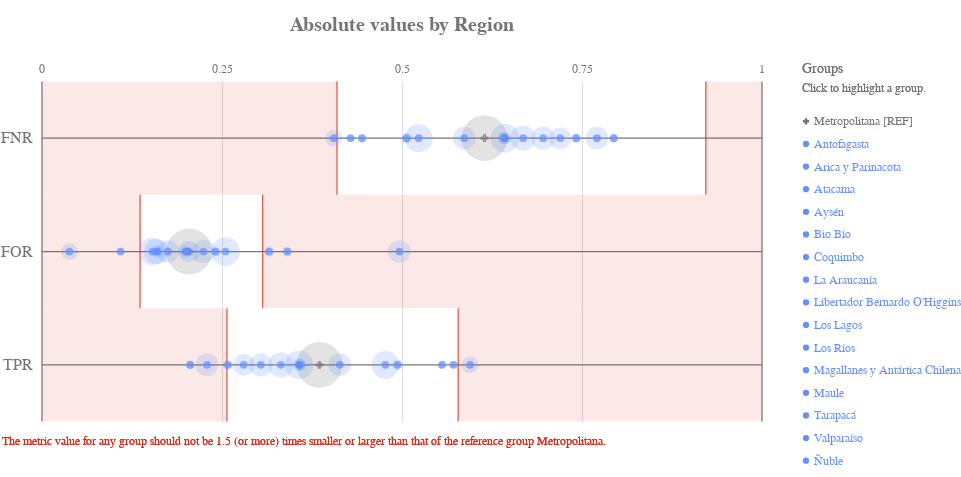

Write notebook code for a chart like this one.
### Code cell
ap.absolute(grupo_definido, metrics, 'Region', fairness_threshold = disparity_tolerance)

### Figure 1 — Vega-Lite specification as saved in the notebook (floating-point values rounded to 4 significant figures)
{"config": {"view": {"continuousWidth": 400, "continuousHeight": 300, "strokeWidth": 0}, "axisLeft": {"labelColor": "rgb(117,117,117)", "labelFont": "Arial", "labelFontSize": 16}, "title": {"align": "center", "baseline": "middle", "color": "rgb(117,117,117)", "font": "Arial", "fontSize": 20, "fontWeight": "bold"}}, "layer": [{"data": {"name": "data-4ac2d7a4dec33677e433b172826c7791"}, "mark": {"type": "rule", "stroke": "rgb(117,117,117)", "strokeWidth": 1.25, "tooltip": ""}, "encoding": {"x": {"type": "quantitative", "field": "start", "scale": {"domain": [0, 1], "range": [40.0, 760.0]}}, "x2": {"field": "end"}, "y": {"type": "nominal", "axis": {"domain": false, "labelAngle": 0, "labelPadding": -30, "orient": "left", "ticks": false, "title": ""}, "field": "y_position", "scale": {"domain": ["FNR", "FOR", "TPR"], "range": [42.5, 382.5]}}}}, {"data": {"name": "data-6cfe259518f6c7b358d8f836a73e6b7f"}, "mark": {"type": "rule", "stroke": "rgb(117,117,117)", "strokeWidth": 1.25, "tooltip": ""}, "encoding": {"x": {"type": "quantitative", "field": "x_position", "scale": {"domain": [0, 1], "range": [40.0, 760.0]}}, "y": {"value": 42.5}, "y2": {"value": 382.5}}}, {"data": {"name": "data-60ed1133fa688d151d36705a369482e0"}, "mark": {"type": "text", "align": "center", "color": "rgb(117,117,117)", "font": "Arial", "fontSize": 12, "fontWeight": "normal", "tooltip": ""}, "encoding": {"text": {"type": "nominal", "field": "value"}, "x": {"type": "quantitative", "field": "value", "scale": {"domain": [0, 1], "range": [40.0, 760.0]}}, "y": {"value": 29.75}}}, {"layer": [{"mark": {"type": "rect", "opacity": 0.8, "stroke": "rgb(217, 46, 28)", "strokeWidth": 1.25, "tooltip": ""}, "encoding": {"x": {"type": "quantitative", "field": "lower_threshold_value", "scale": {"domain": [0, 1], "range": [40.0, 760.0]}}, "x2": {"field": "lower_threshold_value"}, "y": {"type": "nominal", "axis": {"domain": false, "grid": false, "labels": false, "ticks": false, "title": " "}, "field": "metric", "scale": {"domain": ["FNR", "FOR", "TPR"], "range": [42.5, 382.5]}}}}, {"mark": {"type": "rect", "opacity": 0.8, "stroke": "rgb(217, 46, 28)", "strokeWidth": 1.25, "tooltip": ""}, "encoding": {"x": {"type": "quantitative", "field": "upper_threshold_value", "scale": {"domain": [0, 1], "range": [40.0, 760.0]}}, "x2": {"field": "upper_threshold_value"}, "y": {"type": "nominal", "axis": {"domain": false, "grid": false, "labels": false, "ticks": false, "title": " "}, "field": "metric", "scale": {"domain": ["FNR", "FOR", "TPR"], "range": [42.5, 382.5]}}}}, {"layer": [{"mark": {"type": "rect", "fill": "rgb(217, 46, 28)", "opacity": 0.1, "tooltip": ""}, "encoding": {"x": {"type": "quantitative", "field": "lower_threshold_value", "scale": {"domain": [0, 1], "range": [40.0, 760.0]}}, "x2": {"field": "lower_end"}, "y": {"type": "nominal", "axis": {"domain": false, "grid": false, "labels": false, "ticks": false, "title": " "}, "field": "metric", "scale": {"domain": ["FNR", "FOR", "TPR"], "range": [42.5, 382.5]}}}}, {"mark": {"type": "rect", "fill": "rgb(217, 46, 28)", "opacity": 0.1, "tooltip": ""}, "encoding": {"x": {"type": "quantitative", "field": "upper_threshold_value", "scale": {"domain": [0, 1], "range": [40.0, 760.0]}}, "x2": {"field": "upper_end"}, "y": {"type": "nominal", "axis": {"domain": false, "grid": false, "labels": false, "ticks": false, "title": " "}, "field": "metric", "scale": {"domain": ["FNR", "FOR", "TPR"], "range": [42.5, 382.5]}}}}]}, {"data": {"name": "data-79dd248bdaa0ea02c535240e8ad022c8"}, "mark": {"type": "text", "align": "left", "baseline": "top", "fill": "rgb(217, 46, 28)", "font": "Arial", "fontSize": 12, "fontWeight": "normal", "tooltip": ""}, "encoding": {"text": {"value": "The metric value for any group should not be 1.5 (or more) times smaller or larger than that of the reference group Metropolitana."}, "x": {"value": 0}, "y": {"value": 396.7}}}], "data": {"name": "data-03421d038fe613c3202f5c42a7534c4e"}}, {"layer": [{"mark": "circle"}, {"data": {"name": "data-55147e6e1c03c7ab7950e55cea275185"}, "mark": {"type": "circle", "opacity": 0.2}, "encoding": {"color": {"condition": {"type": "nominal", "field": "attribute_value", "legend": null, "scale": {"domain": ["Metropolitana", "Antofagasta", "Arica y Parinacota", "Atacama", "Aysén", "Bio Bío", "Coquimbo", "La Araucanía", "Libertador Bernardo O'Higgins", "Los Lagos", "Los Ríos", "Magallanes y Antártica Chilena", "Maule", "Tarapacá", "Valparaíso", "Ñuble"], "range": ["rgb(117,117,117)", "rgb(100, 143, 255)", "rgb(100, 143, 255)", "rgb(100, 143, 255)", "rgb(100, 143, 255)", "rgb(100, 143, 255)", "rgb(100, 143, 255)", "rgb(100, 143, 255)", "rgb(100, 143, 255)", "rgb(100, 143, 255)", "rgb(100, 143, 255)", "rgb(100, 143, 255)", "rgb(100, 143, 255)", "rgb(100, 143, 255)", "rgb(100, 143, 255)", "rgb(100, 143, 255)"]}, "selection": "selector009"}, "value": "rgb(224,224,224)"}, "size": {"type": "quantitative", "field": "group_size", "legend": null, "scale": {"domain": [0, 4104.0], "range": [0, 2522.0]}}, "tooltip": [{"type": "nominal", "field": "attribute_value", "title": "Group"}, {"type": "nominal", "field": "tooltip_group_size", "title": "Group Size"}, {"type": "nominal", "field": "tooltip_disparity_explanation_fnr", "title": "Disparity"}, {"type": "quantitative", "field": "fnr", "format": ".2f", "title": "FNR"}], "x": {"type": "quantitative", "axis": {"domain": false, "labels": false, "ticks": false, "title": null, "values": [0.25, 0.5, 0.75]}, "field": "fnr", "scale": {"domain": [0, 1], "range": [40.0, 760.0]}}, "y": {"type": "nominal", "axis": {"domain": false, "grid": false, "labels": false, "ticks": false, "title": " "}, "field": "metric_variable", "scale": {"domain": ["FNR", "FOR", "TPR"], "range": [42.5, 382.5]}}}, "selection": {"selector011": {"type": "multi", "empty": "all", "fields": ["attribute_value"]}}, "transform": [{"calculate": "'FNR'", "as": "metric_variable"}]}, {"data": {"name": "data-55147e6e1c03c7ab7950e55cea275185"}, "mark": {"type": "circle", "opacity": 0.2}, "encoding": {"color": {"condition": {"type": "nominal", "field": "attribute_value", "legend": null, "scale": {"domain": ["Metropolitana", "Antofagasta", "Arica y Parinacota", "Atacama", "Aysén", "Bio Bío", "Coquimbo", "La Araucanía", "Libertador Bernardo O'Higgins", "Los Lagos", "Los Ríos", "Magallanes y Antártica Chilena", "Maule", "Tarapacá", "Valparaíso", "Ñuble"], "range": ["rgb(117,117,117)", "rgb(100, 143, 255)", "rgb(100, 143, 255)", "rgb(100, 143, 255)", "rgb(100, 143, 255)", "rgb(100, 143, 255)", "rgb(100, 143, 255)", "rgb(100, 143, 255)", "rgb(100, 143, 255)", "rgb(100, 143, 255)", "rgb(100, 143, 255)", "rgb(100, 143, 255)", "rgb(100, 143, 255)", "rgb(100, 143, 255)", "rgb(100, 143, 255)", "rgb(100, 143, 255)"]}, "selection": "selector009"}, "value": "rgb(224,224,224)"}, "size": {"type": "quantitative", "field": "group_size", "legend": null, "scale": {"domain": [0, 4104.0], "range": [0, 2522.0]}}, "tooltip": [{"type": "nominal", "field": "attribute_value", "title": "Group"}, {"type": "nominal", "field": "tooltip_group_size", "title": "Group Size"}, {"type": "nominal", "field": "tooltip_disparity_explanation_for", "title": "Disparity"}, {"type": "quantitative", "field": "for", "format": ".2f", "title": "FOR"}], "x": {"type": "quantitative", "axis": {"domain": false, "labels": false, "ticks": false, "title": null, "values": [0.25, 0.5, 0.75]}, "field": "for", "scale": {"domain": [0, 1], "range": [40.0, 760.0]}}, "y": {"type": "nominal", "axis": {"domain": false, "grid": false, "labels": false, "ticks": false, "title": " "}, "field": "metric_variable", "scale": {"domain": ["FNR", "FOR", "TPR"], "range": [42.5, 382.5]}}}, "selection": {"selector013": {"type": "multi", "empty": "all", "fields": ["attribute_value"]}}, "transform": [{"calculate": "'FOR'", "as": "metric_variable"}]}, {"data": {"name": "data-55147e6e1c03c7ab7950e55cea275185"}, "mark": {"type": "circle", "opacity": 0.2}, "encoding": {"color": {"condition": {"type": "nominal", "field": "attribute_value", "legend": null, "scale": {"domain": ["Metropolitana", "Antofagasta", "Arica y Parinacota", "Atacama", "Aysén", "Bio Bío", "Coquimbo", "La Araucanía", "Libertador Bernardo O'Higgins", "Los Lagos", "Los Ríos", "Magallanes y Antártica Chilena", "Maule", "Tarapacá", "Valparaíso", "Ñuble"], "range": ["rgb(117,117,117)", "rgb(100, 143, 255)", "rgb(100, 143, 255)", "rgb(100, 143, 255)", "rgb(100, 143, 255)", "rgb(100, 143, 255)", "rgb(100, 143, 255)", "rgb(100, 143, 255)", "rgb(100, 143, 255)", "rgb(100, 143, 255)", "rgb(100, 143, 255)", "rgb(100, 143, 255)", "rgb(100, 143, 255)", "rgb(100, 143, 255)", "rgb(100, 143, 255)", "rgb(100, 143, 255)"]}, "selection": "selector009"}, "value": "rgb(224,224,224)"}, "size": {"type": "quantitative", "field": "group_size", "legend": null, "scale": {"domain": [0, 4104.0], "range": [0, 2522.0]}}, "tooltip": [{"type": "nominal", "field": "attribute_value", "title": "Group"}, {"type": "nominal", "field": "tooltip_group_size", "title": "Group Size"}, {"type": "nominal", "field": "tooltip_disparity_explanation_tpr", "title": "Disparity"}, {"type": "quantitative", "field": "tpr", "format": ".2f", "title": "TPR"}], "x": {"type": "quantitative", "axis": {"domain": false, "labels": false, "ticks": false, "title": null, "values": [0.25, 0.5, 0.75]}, "field": "tpr", "scale": {"domain": [0, 1], "range": [40.0, 760.0]}}, "y": {"type": "nominal", "axis": {"domain": false, "grid": false, "labels": false, "ticks": false, "title": " "}, "field": "metric_variable", "scale": {"domain": ["FNR", "FOR", "TPR"], "range": [42.5, 382.5]}}}, "selection": {"selector015": {"type": "multi", "empty": "all", "fields": ["attribute_value"]}}, "transform": [{"calculate": "'TPR'", "as": "metric_variable"}]}, {"layer": [{"mark": "point"}, {"data": {"name": "data-55147e6e1c03c7ab7950e55cea275185"}, "mark": {"type": "point", "filled": true, "size": 60}, "encoding": {"color": {"condition": {"type": "nominal", "field": "attribute_value", "legend": null, "scale": {"domain": ["Metropolitana", "Antofagasta", "Arica y Parinacota", "Atacama", "Aysén", "Bio Bío", "Coquimbo", "La Araucanía", "Libertador Bernardo O'Higgins", "Los Lagos", "Los Ríos", "Magallanes y Antártica Chilena", "Maule", "Tarapacá", "Valparaíso", "Ñuble"], "range": ["rgb(117,117,117)", "rgb(100, 143, 255)", "rgb(100, 143, 255)", "rgb(100, 143, 255)", "rgb(100, 143, 255)", "rgb(100, 143, 255)", "rgb(100, 143, 255)", "rgb(100, 143, 255)", "rgb(100, 143, 255)", "rgb(100, 143, 255)", "rgb(100, 143, 255)", "rgb(100, 143, 255)", "rgb(100, 143, 255)", "rgb(100, 143, 255)", "rgb(100, 143, 255)", "rgb(100, 143, 255)"]}, "selection": "selector009"}, "value": "rgb(224,224,224)"}, "shape": {"type": "nominal", "field": "attribute_value", "legend": null, "scale": {"domain": ["Metropolitana", "Antofagasta", "Arica y Parinacota", "Atacama", "Aysén", "Bio Bío", "Coquimbo", "La Araucanía", "Libertador Bernardo O'Higgins", "Los Lagos", "Los Ríos", "Magallanes y Antártica Chilena", "Maule", "Tarapacá", "Valparaíso", "Ñuble"], "range": ["cross", "circle", "circle", "circle", "circle", "circle", "circle", "circle", "circle", "circle", "circle", "circle", "circle", "circle", "circle", "circle"]}}, "tooltip": [{"type": "nominal", "field": "attribute_value", "title": "Group"}, {"type": "nominal", "field": "tooltip_group_size", "title": "Group Size"}, {"type": "nominal", "field": "tooltip_disparity_explanation_fnr", "title": "Disparity"}, {"type": "quantitative", "field": "fnr", "format": ".2f", "title": "FNR"}], "x": {"type": "quantitative", "axis": {"domain": false, "labels": false, "ticks": false, "title": null, "values": [0.25, 0.5, 0.75]}, "field": "fnr", "scale": {"domain": [0, 1], "range": [40.0, 760.0]}}, "y": {"type": "nominal", "axis": {"domain": false, "grid": false, "labels": false, "ticks": false, "title": " "}, "field": "metric_variable", "scale": {"domain": ["FNR", "FOR", "TPR"], "range": [42.5, 382.5]}}}, "selection": {"selector010": {"type": "multi", "empty": "all", "fields": ["attribute_value"]}}, "transform": [{"calculate": "'FNR'", "as": "metric_variable"}]}, {"data": {"name": "data-55147e6e1c03c7ab7950e55cea275185"}, "mark": {"type": "point", "filled": true, "size": 60}, "encoding": {"color": {"condition": {"type": "nominal", "field": "attribute_value", "legend": null, "scale": {"domain": ["Metropolitana", "Antofagasta", "Arica y Parinacota", "Atacama", "Aysén", "Bio Bío", "Coquimbo", "La Araucanía", "Libertador Bernardo O'Higgins", "Los Lagos", "Los Ríos", "Magallanes y Antártica Chilena", "Maule", "Tarapacá", "Valparaíso", "Ñuble"], "range": ["rgb(117,117,117)", "rgb(100, 143, 255)", "rgb(100, 143, 255)", "rgb(100, 143, 255)", "rgb(100, 143, 255)", "rgb(100, 143, 255)", "rgb(100, 143, 255)", "rgb(100, 143, 255)", "rgb(100, 143, 255)", "rgb(100, 143, 255)", "rgb(100, 143, 255)", "rgb(100, 143, 255)", "rgb(100, 143, 255)", "rgb(100, 143, 255)", "rgb(100, 143, 255)", "rgb(100, 143, 255)"]}, "selection": "selector009"}, "value": "rgb(224,224,224)"}, "shape": {"type": "nominal", "field": "attribute_value", "legend": null, "scale": {"domain": ["Metropolitana", "Antofagasta", "Arica y Parinacota", "Atacama", "Aysén", "Bio Bío", "Coquimbo", "La Araucanía", "Libertador Bernardo O'Higgins", "Los Lagos", "Los Ríos", "Magallanes y Antártica Chilena", "Maule", "Tarapacá", "Valparaíso", "Ñuble"], "range": ["cross", "circle", "circle", "circle", "circle", "circle", "circle", "circle", "circle", "circle", "circle", "circle", "circle", "circle", "circle", "circle"]}}, "tooltip": [{"type": "nominal", "field": "attribute_value", "title": "Group"}, {"type": "nominal", "field": "tooltip_group_size", "title": "Group Size"}, {"type": "nominal", "field": "tooltip_disparity_explanation_for", "title": "Disparity"}, {"type": "quantitative", "field": "for", "format": ".2f", "title": "FOR"}], "x": {"type": "quantitative", "axis": {"domain": false, "labels": false, "ticks": false, "title": null, "values": [0.25, 0.5, 0.75]}, "field": "for", "scale": {"domain": [0, 1], "range": [40.0, 760.0]}}, "y": {"type": "nominal", "axis": {"domain": false, "grid": false, "labels": false, "ticks": false, "title": " "}, "field": "metric_variable", "scale": {"domain": ["FNR", "FOR", "TPR"], "range": [42.5, 382.5]}}}, "selection": {"selector012": {"type": "multi", "empty": "all", "fields": ["attribute_value"]}}, "transform": [{"calculate": "'FOR'", "as": "metric_variable"}]}, {"data": {"name": "data-55147e6e1c03c7ab7950e55cea275185"}, "mark": {"type": "point", "filled": true, "size": 60}, "encoding": {"color": {"condition": {"type": "nominal", "field": "attribute_value", "legend": null, "scale": {"domain": ["Metropolitana", "Antofagasta", "Arica y Parinacota", "Atacama", "Aysén", "Bio Bío", "Coquimbo", "La Araucanía", "Libertador Bernardo O'Higgins", "Los Lagos", "Los Ríos", "Magallanes y Antártica Chilena", "Maule", "Tarapacá", "Valparaíso", "Ñuble"], "range": ["rgb(117,117,117)", "rgb(100, 143, 255)", "rgb(100, 143, 255)", "rgb(100, 143, 255)", "rgb(100, 143, 255)", "rgb(100, 143, 255)", "rgb(100, 143, 255)", "rgb(100, 143, 255)", "rgb(100, 143, 255)", "rgb(100, 143, 255)", "rgb(100, 143, 255)", "rgb(100, 143, 255)", "rgb(100, 143, 255)", "rgb(100, 143, 255)", "rgb(100, 143, 255)", "rgb(100, 143, 255)"]}, "selection": "selector009"}, "value": "rgb(224,224,224)"}, "shape": {"type": "nominal", "field": "attribute_value", "legend": null, "scale": {"domain": ["Metropolitana", "Antofagasta", "Arica y Parinacota", "Atacama", "Aysén", "Bio Bío", "Coquimbo", "La Araucanía", "Libertador Bernardo O'Higgins", "Los Lagos", "Los Ríos", "Magallanes y Antártica Chilena", "Maule", "Tarapacá", "Valparaíso", "Ñuble"], "range": ["cross", "circle", "circle", "circle", "circle", "circle", "circle", "circle", "circle", "circle", "circle", "circle", "circle", "circle", "circle", "circle"]}}, "tooltip": [{"type": "nominal", "field": "attribute_value", "title": "Group"}, {"type": "nominal", "field": "tooltip_group_size", "title": "Group Size"}, {"type": "nominal", "field": "tooltip_disparity_explanation_tpr", "title": "Disparity"}, {"type": "quantitative", "field": "tpr", "format": ".2f", "title": "TPR"}], "x": {"type": "quantitative", "axis": {"domain": false, "labels": false, "ticks": false, "title": null, "values": [0.25, 0.5, 0.75]}, "field": "tpr", "scale": {"domain": [0, 1], "range": [40.0, 760.0]}}, "y": {"type": "nominal", "axis": {"domain": false, "grid": false, "labels": false, "ticks": false, "title": " "}, "field": "metric_variable", "scale": {"domain": ["FNR", "FOR", "TPR"], "range": [42.5, 382.5]}}}, "selection": {"selector014": {"type": "multi", "empty": "all", "fields": ["attribute_value"]}}, "transform": [{"calculate": "'TPR'", "as": "metric_variable"}]}]}]}, {"layer": [{"mark": {"type": "point", "filled": true, "opacity": 1, "size": 39.48}, "encoding": {"color": {"condition": {"type": "nominal", "field": "attribute_value", "legend": null, "scale": {"domain": ["Metropolitana", "Antofagasta", "Arica y Parinacota", "Atacama", "Aysén", "Bio Bío", "Coquimbo", "La Araucanía", "Libertador Bernardo O'Higgins", "Los Lagos", "Los Ríos", "Magallanes y Antártica Chilena", "Maule", "Tarapacá", "Valparaíso", "Ñuble"], "range": ["rgb(117,117,117)", "rgb(100, 143, 255)", "rgb(100, 143, 255)", "rgb(100, 143, 255)", "rgb(100, 143, 255)", "rgb(100, 143, 255)", "rgb(100, 143, 255)", "rgb(100, 143, 255)", "rgb(100, 143, 255)", "rgb(100, 143, 255)", "rgb(100, 143, 255)", "rgb(100, 143, 255)", "rgb(100, 143, 255)", "rgb(100, 143, 255)", "rgb(100, 143, 255)", "rgb(100, 143, 255)"]}, "selection": "selector009"}, "value": "rgb(224,224,224)"}, "shape": {"type": "nominal", "field": "attribute_value", "legend": null, "scale": {"domain": ["Metropolitana", "Antofagasta", "Arica y Parinacota", "Atacama", "Aysén", "Bio Bío", "Coquimbo", "La Araucanía", "Libertador Bernardo O'Higgins", "Los Lagos", "Los Ríos", "Magallanes y Antártica Chilena", "Maule", "Tarapacá", "Valparaíso", "Ñuble"], "range": ["cross", "circle", "circle", "circle", "circle", "circle", "circle", "circle", "circle", "circle", "circle", "circle", "circle", "circle", "circle", "circle"]}}, "x": {"value": 804}, "y": {"type": "nominal", "axis": {"domain": false, "grid": false, "labels": false, "ticks": false, "title": " "}, "field": "attribute_value", "scale": {"domain": ["Metropolitana", "Antofagasta", "Arica y Parinacota", "Atacama", "Aysén", "Bio Bío", "Coquimbo", "La Araucanía", "Libertador Bernardo O'Higgins", "Los Lagos", "Los Ríos", "Magallanes y Antártica Chilena", "Maule", "Tarapacá", "Valparaíso", "Ñuble"], "range": [71, 433]}}}, "selection": {"selector009": {"type": "multi", "empty": "all", "fields": ["attribute_value"]}}}, {"mark": {"type": "text", "align": "left", "baseline": "middle", "font": "Arial", "fontSize": 12, "fontWeight": "normal"}, "encoding": {"color": {"condition": {"type": "nominal", "field": "attribute_value", "legend": null, "scale": {"domain": ["Metropolitana", "Antofagasta", "Arica y Parinacota", "Atacama", "Aysén", "Bio Bío", "Coquimbo", "La Araucanía", "Libertador Bernardo O'Higgins", "Los Lagos", "Los Ríos", "Magallanes y Antártica Chilena", "Maule", "Tarapacá", "Valparaíso", "Ñuble"], "range": ["rgb(117,117,117)", "rgb(100, 143, 255)", "rgb(100, 143, 255)", "rgb(100, 143, 255)", "rgb(100, 143, 255)", "rgb(100, 143, 255)", "rgb(100, 143, 255)", "rgb(100, 143, 255)", "rgb(100, 143, 255)", "rgb(100, 143, 255)", "rgb(100, 143, 255)", "rgb(100, 143, 255)", "rgb(100, 143, 255)", "rgb(100, 143, 255)", "rgb(100, 143, 255)", "rgb(100, 143, 255)"]}, "selection": "selector009"}, "value": "rgb(224,224,224)"}, "text": {"type": "nominal", "field": "label"}, "x": {"value": 812}, "y": {"type": "nominal", "axis": {"domain": false, "grid": false, "labels": false, "ticks": false, "title": " "}, "field": "attribute_value", "scale": {"domain": ["Metropolitana", "Antofagasta", "Arica y Parinacota", "Atacama", "Aysén", "Bio Bío", "Coquimbo", "La Araucanía", "Libertador Bernardo O'Higgins", "Los Lagos", "Los Ríos", "Magallanes y Antártica Chilena", "Maule", "Tarapacá", "Valparaíso", "Ñuble"], "range": [71, 433]}}}, "selection": {"selector016": {"type": "multi", "empty": "all", "fields": ["attribute_value"]}}}, {"data": {"name": "data-79dd248bdaa0ea02c535240e8ad022c8"}, "mark": {"type": "text", "align": "left", "baseline": "middle", "color": "rgb(117,117,117)", "font": "Arial", "fontSize": 12, "fontWeight": "normal"}, "encoding": {"text": {"value": "Click to highlight a group."}, "x": {"value": 800}, "y": {"value": 49}}}, {"data": {"name": "data-79dd248bdaa0ea02c535240e8ad022c8"}, "mark": {"type": "text", "align": "left", "baseline": "middle", "color": "rgb(117,117,117)", "font": "Arial", "fontSize": 14, "fontWeight": "normal"}, "encoding": {"text": {"value": "Groups"}, "x": {"value": 800}, "y": {"value": 30}}}], "data": {"name": "data-7ebefffb3323e64a7ab0617c614ff136"}}], "height": 425, "padding": {"top": 15, "bottom": 10}, "resolve": {"scale": {"size": "independent", "y": "independent"}}, "title": "Absolute values by Region", "width": 800, "$schema": "https://vega.github.io/schema/vega-lite/v4.8.1.json", "datasets": {"data-4ac2d7a4dec33677e433b172826c7791": [{"y_position": "FNR", "start": 0, "end": 1}, {"y_position": "FOR", "start": 0, "end": 1}, {"y_position": "TPR", "start": 0, "end": 1}], "data-6cfe259518f6c7b358d8f836a73e6b7f": [{"x_position": 0}, {"x_position": 1}], "data-60ed1133fa688d151d36705a369482e0": [{"value": 0.0}, {"value": 0.25}, {"value": 0.5}, {"value": 0.75}, {"value": 1.0}], "data-03421d038fe613c3202f5c42a7534c4e": [{"lower_end": 0, "upper_end": 1, "lower_threshold_value": 0.4098, "upper_threshold_value": 0.922, "metric": "FNR"}, {"lower_end": 0, "upper_end": 1, "lower_threshold_value": 0.1362, "upper_threshold_value": 0.3065, "metric": "FOR"}, {"lower_end": 0, "upper_end": 1, "lower_threshold_value": 0.2569, "upper_threshold_value": 0.578, "metric": "TPR"}], "data-79dd248bdaa0ea02c535240e8ad022c8": [{"a": 1, "b": 0}, {"a": 1, "b": 0}], "data-55147e6e1c03c7ab7950e55cea275185": [{"attribute_name": "Region", "attribute_value": "Antofagasta", "group_size": 184, "total_entities": 11987, "fnr": 0.5062, "for": 0.3154, "tpr": 0.4938, "fnr_disparity": 0.8235, "for_disparity": 1.544, "tpr_disparity": 1.282, "fnr_disparity_scaled": -0.2143, "for_disparity_scaled": 0.5435, "tpr_disparity_scaled": 0.2816, "tooltip_group_size": "184 (1.53%)", "tooltip_disparity_explanation_fnr": "1.21 times smaller FNR than the reference group", "tooltip_disparity_explanation_for": "1.54 times larger FOR than the reference group", "tooltip_disparity_explanation_tpr": "1.28 times larger TPR than the reference group"}, {"attribute_name": "Region", "attribute_value": "Arica y Parinacota", "group_size": 168, "total_entities": 11987, "fnr": 0.7419, "for": 0.3407, "tpr": 0.2581, "fnr_disparity": 1.207, "for_disparity": 1.668, "tpr_disparity": 0.6697, "fnr_disparity_scaled": 0.207, "for_disparity_scaled": 0.6676, "tpr_disparity_scaled": -0.4932, "tooltip_group_size": "168 (1.40%)", "tooltip_disparity_explanation_fnr": "1.21 times larger FNR than the reference group", "tooltip_disparity_explanation_for": "1.67 times larger FOR than the reference group", "tooltip_disparity_explanation_tpr": "1.49 times smaller TPR than the reference group"}, {"attribute_name": "Region", "attribute_value": "Atacama", "group_size": 465, "total_entities": 11987, "fnr": 0.4054, "for": 0.03797, "tpr": 0.5946, "fnr_disparity": 0.6596, "for_disparity": 0.1859, "tpr_disparity": 1.543, "fnr_disparity_scaled": -0.5162, "for_disparity_scaled": -4.381, "tpr_disparity_scaled": 0.5431, "tooltip_group_size": "465 (3.88%)", "tooltip_disparity_explanation_fnr": "1.52 times smaller FNR than the reference group", "tooltip_disparity_explanation_for": "5.38 times smaller FOR than the reference group", "tooltip_disparity_explanation_tpr": "1.54 times larger TPR than the reference group"}, {"attribute_name": "Region", "attribute_value": "Aysén", "group_size": 103, "total_entities": 11987, "fnr": 0.4444, "for": 0.2, "tpr": 0.5556, "fnr_disparity": 0.7231, "for_disparity": 0.9788, "tpr_disparity": 1.442, "fnr_disparity_scaled": -0.383, "for_disparity_scaled": -0.02163, "tpr_disparity_scaled": 0.4418, "tooltip_group_size": "103 (0.86%)", "tooltip_disparity_explanation_fnr": "1.38 times smaller FNR than the reference group", "tooltip_disparity_explanation_for": "1.02 times smaller FOR than the reference group", "tooltip_disparity_explanation_tpr": "1.44 times larger TPR than the reference group"}, {"attribute_name": "Region", "attribute_value": "Bio Bío", "group_size": 1252, "total_entities": 11987, "fnr": 0.5232, "for": 0.1535, "tpr": 0.4768, "fnr_disparity": 0.8512, "for_disparity": 0.7515, "tpr_disparity": 1.237, "fnr_disparity_scaled": -0.1749, "for_disparity_scaled": -0.3307, "tpr_disparity_scaled": 0.2374, "tooltip_group_size": "1,252 (10.44%)", "tooltip_disparity_explanation_fnr": "1.17 times smaller FNR than the reference group", "tooltip_disparity_explanation_for": "1.33 times smaller FOR than the reference group", "tooltip_disparity_explanation_tpr": "1.24 times larger TPR than the reference group"}, {"attribute_name": "Region", "attribute_value": "Coquimbo", "group_size": 839, "total_entities": 11987, "fnr": 0.5864, "for": 0.175, "tpr": 0.4136, "fnr_disparity": 0.954, "for_disparity": 0.8565, "tpr_disparity": 1.073, "fnr_disparity_scaled": -0.04823, "for_disparity_scaled": -0.1676, "tpr_disparity_scaled": 0.0734, "tooltip_group_size": "839 (7.00%)", "tooltip_disparity_explanation_fnr": "1.05 times smaller FNR than the reference group", "tooltip_disparity_explanation_for": "1.17 times smaller FOR than the reference group", "tooltip_disparity_explanation_tpr": "1.07 times larger TPR than the reference group"}, {"attribute_name": "Region", "attribute_value": "La Araucanía", "group_size": 1324, "total_entities": 11987, "fnr": 0.6429, "for": 0.2549, "tpr": 0.3571, "fnr_disparity": 1.046, "for_disparity": 1.247, "tpr_disparity": 0.9268, "fnr_disparity_scaled": 0.04586, "for_disparity_scaled": 0.2474, "tpr_disparity_scaled": -0.07893, "tooltip_group_size": "1,324 (11.05%)", "tooltip_disparity_explanation_fnr": "1.05 times larger FNR than the reference group", "tooltip_disparity_explanation_for": "1.25 times larger FOR than the reference group", "tooltip_disparity_explanation_tpr": "1.08 times smaller TPR than the reference group"}, {"attribute_name": "Region", "attribute_value": "Libertador Bernardo O'Higgins", "group_size": 1034, "total_entities": 11987, "fnr": 0.6682, "for": 0.1592, "tpr": 0.3318, "fnr_disparity": 1.087, "for_disparity": 0.7794, "tpr_disparity": 0.861, "fnr_disparity_scaled": 0.08713, "for_disparity_scaled": -0.2831, "tpr_disparity_scaled": -0.1614, "tooltip_group_size": "1,034 (8.63%)", "tooltip_disparity_explanation_fnr": "1.09 times larger FNR than the reference group", "tooltip_disparity_explanation_for": "1.28 times smaller FOR than the reference group", "tooltip_disparity_explanation_tpr": "1.16 times smaller TPR than the reference group"}, {"attribute_name": "Region", "attribute_value": "Los Lagos", "group_size": 842, "total_entities": 11987, "fnr": 0.7708, "for": 0.4964, "tpr": 0.2292, "fnr_disparity": 1.254, "for_disparity": 2.429, "tpr_disparity": 0.5948, "fnr_disparity_scaled": 0.254, "for_disparity_scaled": 1.429, "tpr_disparity_scaled": -0.6811, "tooltip_group_size": "842 (7.02%)", "tooltip_disparity_explanation_fnr": "1.25 times larger FNR than the reference group", "tooltip_disparity_explanation_for": "2.43 times larger FOR than the reference group", "tooltip_disparity_explanation_tpr": "1.68 times smaller TPR than the reference group"}, {"attribute_name": "Region", "attribute_value": "Los Ríos", "group_size": 252, "total_entities": 11987, "fnr": 0.6415, "for": 0.1604, "tpr": 0.3585, "fnr_disparity": 1.044, "for_disparity": 0.7849, "tpr_disparity": 0.9303, "fnr_disparity_scaled": 0.04367, "for_disparity_scaled": -0.274, "tpr_disparity_scaled": -0.07487, "tooltip_group_size": "252 (2.10%)", "tooltip_disparity_explanation_fnr": "1.04 times larger FNR than the reference group", "tooltip_disparity_explanation_for": "1.27 times smaller FOR than the reference group", "tooltip_disparity_explanation_tpr": "1.07 times smaller TPR than the reference group"}, {"attribute_name": "Region", "attribute_value": "Magallanes y Antártica Chilena", "group_size": 136, "total_entities": 11987, "fnr": 0.7941, "for": 0.2411, "tpr": 0.2059, "fnr_disparity": 1.292, "for_disparity": 1.18, "tpr_disparity": 0.5343, "fnr_disparity_scaled": 0.2919, "for_disparity_scaled": 0.1798, "tpr_disparity_scaled": -0.8716, "tooltip_group_size": "136 (1.13%)", "tooltip_disparity_explanation_fnr": "1.29 times larger FNR than the reference group", "tooltip_disparity_explanation_for": "1.18 times larger FOR than the reference group", "tooltip_disparity_explanation_tpr": "1.87 times smaller TPR than the reference group"}, {"attribute_name": "Region", "attribute_value": "Maule", "group_size": 880, "total_entities": 11987, "fnr": 0.6961, "for": 0.2243, "tpr": 0.3039, "fnr_disparity": 1.132, "for_disparity": 1.098, "tpr_disparity": 0.7887, "fnr_disparity_scaled": 0.1324, "for_disparity_scaled": 0.09789, "tpr_disparity_scaled": -0.2679, "tooltip_group_size": "880 (7.34%)", "tooltip_disparity_explanation_fnr": "1.13 times larger FNR than the reference group", "tooltip_disparity_explanation_for": "1.10 times larger FOR than the reference group", "tooltip_disparity_explanation_tpr": "1.27 times smaller TPR than the reference group"}, {"attribute_name": "Region", "attribute_value": "Metropolitana", "group_size": 3420, "total_entities": 11987, "fnr": 0.6147, "for": 0.2043, "tpr": 0.3853, "fnr_disparity": 1.0, "for_disparity": 1.0, "tpr_disparity": 1.0, "fnr_disparity_scaled": 0.0, "for_disparity_scaled": 0.0, "tpr_disparity_scaled": 0.0, "tooltip_group_size": "3,420 (28.53%)", "tooltip_disparity_explanation_fnr": "Reference group", "tooltip_disparity_explanation_for": "Reference group", "tooltip_disparity_explanation_tpr": "Reference group"}, {"attribute_name": "Region", "attribute_value": "Tarapacá", "group_size": 81, "total_entities": 11987, "fnr": 0.4286, "for": 0.1091, "tpr": 0.5714, "fnr_disparity": 0.6972, "for_disparity": 0.5339, "tpr_disparity": 1.483, "fnr_disparity_scaled": -0.4342, "for_disparity_scaled": -0.873, "tpr_disparity_scaled": 0.483, "tooltip_group_size": "81 (0.68%)", "tooltip_disparity_explanation_fnr": "1.43 times smaller FNR than the reference group", "tooltip_disparity_explanation_for": "1.87 times smaller FOR than the reference group", "tooltip_disparity_explanation_tpr": "1.48 times larger TPR than the reference group"}, {"attribute_name": "Region", "attribute_value": "Valparaíso", "group_size": 756, "total_entities": 11987, "fnr": 0.7198, "for": 0.204, "tpr": 0.2802, "fnr_disparity": 1.171, "for_disparity": 0.9986, "tpr_disparity": 0.7272, "fnr_disparity_scaled": 0.171, "for_disparity_scaled": -0.001358, "tpr_disparity_scaled": -0.3751, "tooltip_group_size": "756 (6.31%)", "tooltip_disparity_explanation_fnr": "1.17 times larger FNR than the reference group", "tooltip_disparity_explanation_for": "1.00 times smaller FOR than the reference group", "tooltip_disparity_explanation_tpr": "1.38 times smaller TPR than the reference group"}, {"attribute_name": "Region", "attribute_value": "Ñuble", "group_size": 251, "total_entities": 11987, "fnr": 0.6429, "for": 0.1989, "tpr": 0.3571, "fnr_disparity": 1.046, "for_disparity": 0.9734, "tpr_disparity": 0.9268, "fnr_disparity_scaled": 0.04586, "for_disparity_scaled": -0.02731, "tpr_disparity_scaled": -0.07893, "tooltip_group_size": "251 (2.09%)", "tooltip_disparity_explanation_fnr": "1.05 times larger FNR than the reference group", "tooltip_disparity_explanation_for": "1.03 times smaller FOR than the reference group", "tooltip_disparity_explanation_tpr": "1.08 times smaller TPR than the reference group"}], "data-7ebefffb3323e64a7ab0617c614ff136": [{"attribute_value": "Metropolitana", "label": "Metropolitana [REF]"}, {"attribute_value": "Antofagasta", "label": "Antofagasta"}, {"attribute_value": "Arica y Parinacota", "label": "Arica y Parinacota"}, {"attribute_value": "Atacama", "label": "Atacama"}, {"attribute_value": "Aysén", "label": "Aysén"}, {"attribute_value": "Bio Bío", "label": "Bio Bío"}, {"attribute_value": "Coquimbo", "label": "Coquimbo"}, {"attribute_value": "La Araucanía", "label": "La Araucanía"}, {"attribute_value": "Libertador Bernardo O'Higgins", "label": "Libertador Bernardo O'Higgins"}, {"attribute_value": "Los Lagos", "label": "Los Lagos"}, {"attribute_value": "Los Ríos", "label": "Los Ríos"}, {"attribute_value": "Magallanes y Antártica Chilena", "label": "Magallanes y Antártica Chilena"}, {"attribute_value": "Maule", "label": "Maule"}, {"attribute_value": "Tarapacá", "label": "Tarapacá"}, {"attribute_value": "Valparaíso", "label": "Valparaíso"}, {"attribute_value": "Ñuble", "label": "Ñuble"}]}}
